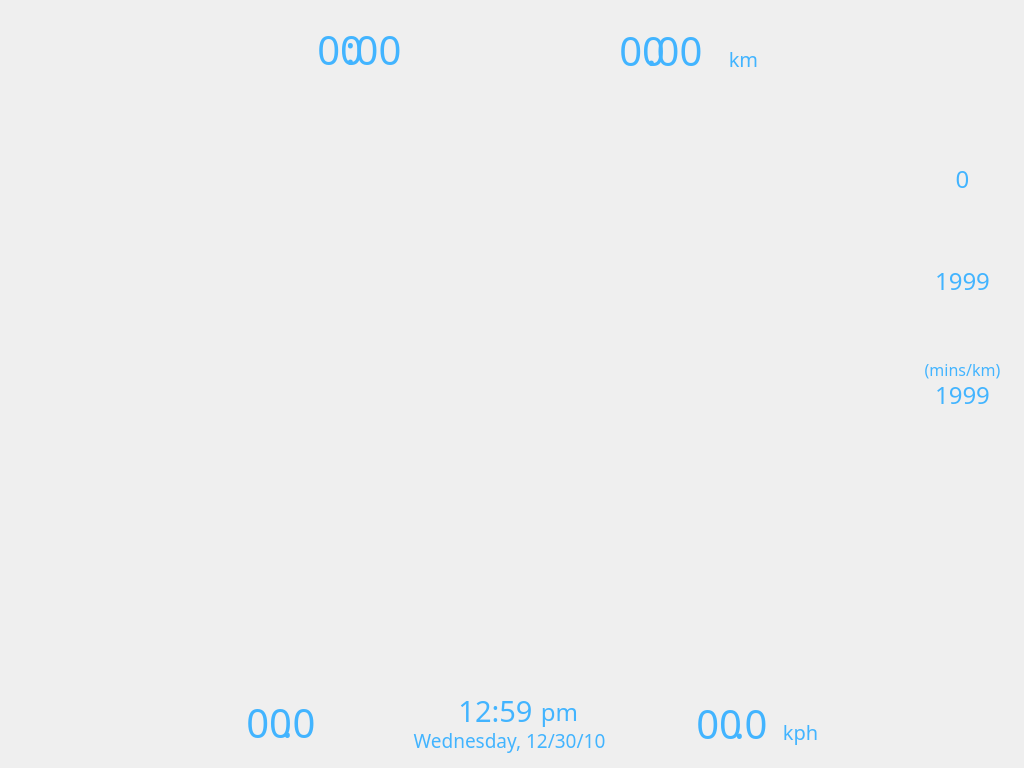
<?xml version="1.0" encoding="UTF-8"?>
<ui version="4.0">
 <class>MainScreen</class>
 <widget class="QWidget" name="MainScreen">
  <property name="geometry">
   <rect>
    <x>0</x>
    <y>0</y>
    <width>1024</width>
    <height>768</height>
   </rect>
  </property>
  <property name="windowTitle">
   <string>Form</string>
  </property>
  <property name="styleSheet">
   <string notr="true">QWidget{font-family: Tamworth Gothic}
QLabel{color: #42b4ff; }</string>
  </property>
  <widget class="QLabel" name="backgroundLabel">
   <property name="geometry">
    <rect>
     <x>0</x>
     <y>0</y>
     <width>1024</width>
     <height>768</height>
    </rect>
   </property>
   <property name="font">
    <font>
     <family>Tamworth Gothic</family>
     <weight>50</weight>
     <bold>false</bold>
    </font>
   </property>
   <property name="text">
    <string/>
   </property>
   <property name="pixmap">
    <pixmap resource="images.qrc">:/images/images/main_screen_background.png</pixmap>
   </property>
  </widget>
  <widget class="QLabel" name="elapsedTimeMinutesLabel">
   <property name="geometry">
    <rect>
     <x>270</x>
     <y>14</y>
     <width>93</width>
     <height>71</height>
    </rect>
   </property>
   <property name="font">
    <font>
     <family>Tamworth Gothic</family>
     <pointsize>30</pointsize>
     <weight>50</weight>
     <italic>false</italic>
     <bold>false</bold>
    </font>
   </property>
   <property name="layoutDirection">
    <enum>Qt::LeftToRight</enum>
   </property>
   <property name="text">
    <string>00</string>
   </property>
   <property name="alignment">
    <set>Qt::AlignRight|Qt::AlignTrailing|Qt::AlignVCenter</set>
   </property>
   <property name="margin">
    <number>9</number>
   </property>
  </widget>
  <widget class="QLabel" name="distanceIntegerLabel">
   <property name="geometry">
    <rect>
     <x>579</x>
     <y>10</y>
     <width>86</width>
     <height>81</height>
    </rect>
   </property>
   <property name="font">
    <font>
     <family>Tamworth Gothic</family>
     <pointsize>30</pointsize>
     <weight>50</weight>
     <italic>false</italic>
     <bold>false</bold>
    </font>
   </property>
   <property name="text">
    <string>00</string>
   </property>
   <property name="alignment">
    <set>Qt::AlignRight|Qt::AlignTrailing|Qt::AlignVCenter</set>
   </property>
   <property name="margin">
    <number>10</number>
   </property>
  </widget>
  <widget class="QLabel" name="caloriesLabel">
   <property name="geometry">
    <rect>
     <x>912</x>
     <y>260</y>
     <width>101</width>
     <height>41</height>
    </rect>
   </property>
   <property name="font">
    <font>
     <family>Tamworth Gothic</family>
     <pointsize>18</pointsize>
     <weight>50</weight>
     <bold>false</bold>
    </font>
   </property>
   <property name="text">
    <string>1999</string>
   </property>
   <property name="alignment">
    <set>Qt::AlignCenter</set>
   </property>
  </widget>
  <widget class="QLabel" name="heartRateLabel">
   <property name="geometry">
    <rect>
     <x>912</x>
     <y>158</y>
     <width>101</width>
     <height>41</height>
    </rect>
   </property>
   <property name="font">
    <font>
     <family>Tamworth Gothic</family>
     <pointsize>18</pointsize>
     <weight>50</weight>
     <bold>false</bold>
    </font>
   </property>
   <property name="text">
    <string>0</string>
   </property>
   <property name="alignment">
    <set>Qt::AlignCenter</set>
   </property>
  </widget>
  <widget class="QLabel" name="paceLabel">
   <property name="geometry">
    <rect>
     <x>912</x>
     <y>374</y>
     <width>101</width>
     <height>41</height>
    </rect>
   </property>
   <property name="font">
    <font>
     <family>Tamworth Gothic</family>
     <pointsize>18</pointsize>
     <weight>50</weight>
     <bold>false</bold>
    </font>
   </property>
   <property name="text">
    <string>1999</string>
   </property>
   <property name="alignment">
    <set>Qt::AlignCenter</set>
   </property>
  </widget>
  <widget class="QLabel" name="speedIntegerLabel">
   <property name="geometry">
    <rect>
     <x>664</x>
     <y>693</y>
     <width>78</width>
     <height>61</height>
    </rect>
   </property>
   <property name="font">
    <font>
     <family>Tamworth Gothic</family>
     <pointsize>30</pointsize>
     <weight>50</weight>
     <italic>false</italic>
     <bold>false</bold>
    </font>
   </property>
   <property name="text">
    <string>00</string>
   </property>
   <property name="alignment">
    <set>Qt::AlignRight|Qt::AlignTrailing|Qt::AlignVCenter</set>
   </property>
   <property name="margin">
    <number>5</number>
   </property>
  </widget>
  <widget class="QLabel" name="gradeIntegerLabel">
   <property name="geometry">
    <rect>
     <x>214</x>
     <y>692</y>
     <width>78</width>
     <height>61</height>
    </rect>
   </property>
   <property name="font">
    <font>
     <family>Tamworth Gothic</family>
     <pointsize>30</pointsize>
     <weight>50</weight>
     <italic>false</italic>
     <bold>false</bold>
    </font>
   </property>
   <property name="text">
    <string>00</string>
   </property>
   <property name="alignment">
    <set>Qt::AlignRight|Qt::AlignTrailing|Qt::AlignVCenter</set>
   </property>
   <property name="margin">
    <number>5</number>
   </property>
  </widget>
  <widget class="QLabel" name="timeLabel">
   <property name="geometry">
    <rect>
     <x>440</x>
     <y>690</y>
     <width>111</width>
     <height>41</height>
    </rect>
   </property>
   <property name="font">
    <font>
     <family>Tamworth Gothic</family>
     <pointsize>22</pointsize>
     <weight>50</weight>
     <italic>false</italic>
     <bold>false</bold>
    </font>
   </property>
   <property name="text">
    <string>12:59</string>
   </property>
   <property name="alignment">
    <set>Qt::AlignCenter</set>
   </property>
  </widget>
  <widget class="QLabel" name="ampmLabel">
   <property name="geometry">
    <rect>
     <x>504</x>
     <y>691</y>
     <width>111</width>
     <height>41</height>
    </rect>
   </property>
   <property name="font">
    <font>
     <family>Tamworth Gothic</family>
     <pointsize>18</pointsize>
     <weight>50</weight>
     <italic>false</italic>
     <bold>false</bold>
    </font>
   </property>
   <property name="text">
    <string>pm</string>
   </property>
   <property name="alignment">
    <set>Qt::AlignCenter</set>
   </property>
  </widget>
  <widget class="QLabel" name="dateLabel">
   <property name="geometry">
    <rect>
     <x>404</x>
     <y>720</y>
     <width>211</width>
     <height>41</height>
    </rect>
   </property>
   <property name="font">
    <font>
     <family>Tamworth Gothic</family>
     <pointsize>14</pointsize>
     <weight>50</weight>
     <italic>false</italic>
     <bold>false</bold>
    </font>
   </property>
   <property name="text">
    <string>Wednesday, 12/30/10</string>
   </property>
   <property name="alignment">
    <set>Qt::AlignCenter</set>
   </property>
  </widget>
  <widget class="QLabel" name="paceMetricLabel">
   <property name="geometry">
    <rect>
     <x>912</x>
     <y>359</y>
     <width>101</width>
     <height>21</height>
    </rect>
   </property>
   <property name="font">
    <font>
     <family>Tamworth Gothic</family>
     <pointsize>12</pointsize>
    </font>
   </property>
   <property name="text">
    <string>(mins/km)</string>
   </property>
   <property name="alignment">
    <set>Qt::AlignCenter</set>
   </property>
  </widget>
  <widget class="QLabel" name="speedMetricLabel">
   <property name="geometry">
    <rect>
     <x>770</x>
     <y>716</y>
     <width>61</width>
     <height>31</height>
    </rect>
   </property>
   <property name="font">
    <font>
     <family>Tamworth Gothic</family>
     <pointsize>15</pointsize>
    </font>
   </property>
   <property name="text">
    <string>kph</string>
   </property>
   <property name="alignment">
    <set>Qt::AlignCenter</set>
   </property>
  </widget>
  <widget class="QLabel" name="distanceMetricLabel">
   <property name="geometry">
    <rect>
     <x>713</x>
     <y>43</y>
     <width>61</width>
     <height>31</height>
    </rect>
   </property>
   <property name="font">
    <font>
     <family>Tamworth Gothic</family>
     <pointsize>15</pointsize>
    </font>
   </property>
   <property name="text">
    <string>km</string>
   </property>
   <property name="alignment">
    <set>Qt::AlignCenter</set>
   </property>
  </widget>
  <widget class="InvisibleButton" name="audioButton_invisibleButton" native="true">
   <property name="geometry">
    <rect>
     <x>910</x>
     <y>440</y>
     <width>101</width>
     <height>111</height>
    </rect>
   </property>
   <property name="styleSheet">
    <string notr="true">border: none;</string>
   </property>
   <property name="text" stdset="0">
    <string/>
   </property>
  </widget>
  <widget class="InvisibleButton" name="trails_invisibleButton" native="true">
   <property name="geometry">
    <rect>
     <x>10</x>
     <y>330</y>
     <width>101</width>
     <height>111</height>
    </rect>
   </property>
   <property name="styleSheet">
    <string notr="true">border: none;</string>
   </property>
   <property name="text" stdset="0">
    <string/>
   </property>
  </widget>
  <widget class="InvisibleButton" name="track_invisibleButton" native="true">
   <property name="geometry">
    <rect>
     <x>10</x>
     <y>100</y>
     <width>101</width>
     <height>111</height>
    </rect>
   </property>
   <property name="styleSheet">
    <string notr="true">border: none;</string>
   </property>
   <property name="text" stdset="0">
    <string/>
   </property>
  </widget>
  <widget class="InvisibleButton" name="tranquil_invisibleButton" native="true">
   <property name="geometry">
    <rect>
     <x>10</x>
     <y>440</y>
     <width>101</width>
     <height>111</height>
    </rect>
   </property>
   <property name="styleSheet">
    <string notr="true">border: none;</string>
   </property>
   <property name="text" stdset="0">
    <string/>
   </property>
  </widget>
  <widget class="InvisibleButton" name="web_invisibleButton" native="true">
   <property name="geometry">
    <rect>
     <x>10</x>
     <y>210</y>
     <width>101</width>
     <height>111</height>
    </rect>
   </property>
   <property name="styleSheet">
    <string notr="true">border: none;</string>
   </property>
   <property name="text" stdset="0">
    <string/>
   </property>
  </widget>
  <widget class="QLabel" name="elapsedTimeSecondsLabel">
   <property name="geometry">
    <rect>
     <x>345</x>
     <y>14</y>
     <width>96</width>
     <height>71</height>
    </rect>
   </property>
   <property name="font">
    <font>
     <family>Tamworth Gothic</family>
     <pointsize>30</pointsize>
     <weight>50</weight>
     <italic>false</italic>
     <bold>false</bold>
    </font>
   </property>
   <property name="layoutDirection">
    <enum>Qt::LeftToRight</enum>
   </property>
   <property name="text">
    <string>:00</string>
   </property>
   <property name="alignment">
    <set>Qt::AlignLeading|Qt::AlignLeft|Qt::AlignVCenter</set>
   </property>
   <property name="margin">
    <number>9</number>
   </property>
  </widget>
  <widget class="QLabel" name="speedDecimalLabel">
   <property name="geometry">
    <rect>
     <x>734</x>
     <y>693</y>
     <width>53</width>
     <height>61</height>
    </rect>
   </property>
   <property name="font">
    <font>
     <family>Tamworth Gothic</family>
     <pointsize>30</pointsize>
     <weight>50</weight>
     <italic>false</italic>
     <bold>false</bold>
    </font>
   </property>
   <property name="text">
    <string>.0</string>
   </property>
   <property name="alignment">
    <set>Qt::AlignLeading|Qt::AlignLeft|Qt::AlignVCenter</set>
   </property>
   <property name="margin">
    <number>5</number>
   </property>
  </widget>
  <widget class="QLabel" name="gradeDecimalLabel">
   <property name="geometry">
    <rect>
     <x>282</x>
     <y>692</y>
     <width>53</width>
     <height>61</height>
    </rect>
   </property>
   <property name="font">
    <font>
     <family>Tamworth Gothic</family>
     <pointsize>30</pointsize>
     <weight>50</weight>
     <italic>false</italic>
     <bold>false</bold>
    </font>
   </property>
   <property name="text">
    <string>.0</string>
   </property>
   <property name="alignment">
    <set>Qt::AlignLeading|Qt::AlignLeft|Qt::AlignVCenter</set>
   </property>
   <property name="margin">
    <number>5</number>
   </property>
  </widget>
  <widget class="QLabel" name="distanceDecimalLabel">
   <property name="geometry">
    <rect>
     <x>646</x>
     <y>10</y>
     <width>95</width>
     <height>81</height>
    </rect>
   </property>
   <property name="font">
    <font>
     <family>Tamworth Gothic</family>
     <pointsize>30</pointsize>
     <weight>50</weight>
     <italic>false</italic>
     <bold>false</bold>
    </font>
   </property>
   <property name="text">
    <string>.00</string>
   </property>
   <property name="alignment">
    <set>Qt::AlignLeading|Qt::AlignLeft|Qt::AlignVCenter</set>
   </property>
   <property name="margin">
    <number>10</number>
   </property>
  </widget>
 </widget>
 <customwidgets>
  <customwidget>
   <class>InvisibleButton</class>
   <extends>QWidget</extends>
   <header>invisiblebutton.h</header>
  </customwidget>
 </customwidgets>
 <resources>
  <include location="images.qrc"/>
 </resources>
 <connections/>
</ui>
